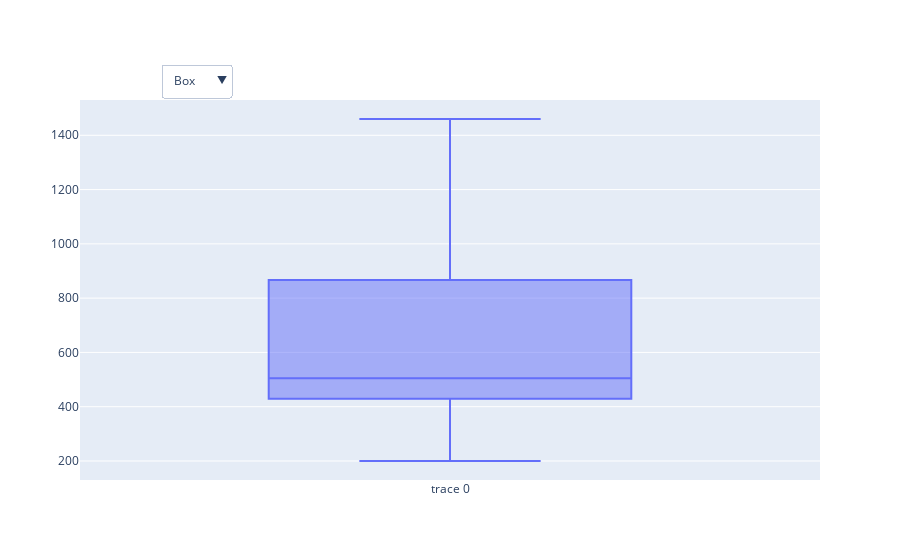

Write notebook code for a chart like this one.
### Code cell
import plotly
import plotly.graph_objs as go
fig = go.Figure()
fig.add_trace(go.Bar(y=[1140,1460,489,594,502,508,370,200]))
fig.layout.update(
   updatemenus = [
      go.layout.Updatemenu(
         type = "dropdown", direction = "down", buttons=list(
            [
               dict(args = ["type", "box"], label = "Box", method = "restyle"),
               dict(args = ["type", "violin"], label = "Violin", method = "restyle")
            ]
         ),
         pad = {"r": 2, "t": 2},
         showactive = True,
         x = 0.11,
         xanchor = "left",
         y = 1.1,
         yanchor = "top"
      ), 
   ]
)

plotly.offline.iplot(fig)

### Figure 1 — Plotly figure (JSON) as saved in the notebook; plotly's stock layout.template omitted (floating-point values rounded to 4 significant figures)
{"data": [{"type": "box", "y": [1140, 1460, 489, 594, 502, 508, 370, 200]}], "layout": {"autosize": true, "updatemenus": [{"active": 0, "buttons": [{"args": ["type", "box"], "label": "Box", "method": "restyle"}, {"args": ["type", "violin"], "label": "Violin", "method": "restyle"}], "direction": "down", "pad": {"r": 2, "t": 2}, "showactive": true, "type": "dropdown", "x": 0.11, "xanchor": "left", "y": 1.1, "yanchor": "top"}], "xaxis": {"autorange": true, "range": [-0.5, 0.5], "type": "category"}, "yaxis": {"autorange": true, "range": [130, 1530], "type": "linear"}}}
